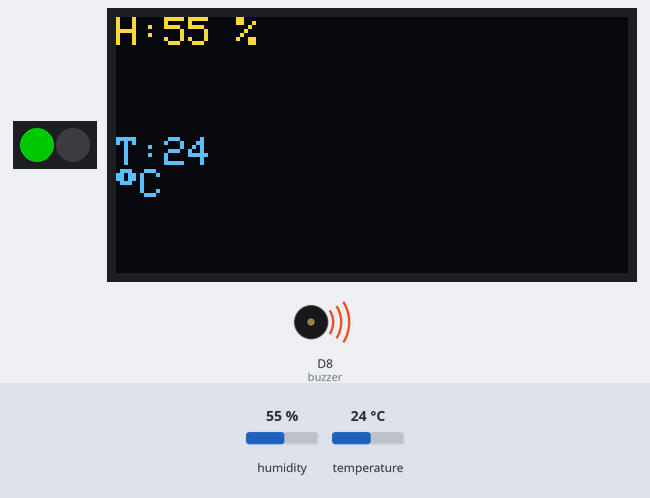
A sketch run on a simulated ESP8266 (NodeMCU). Parts: 2 RGB LEDs in strip order, left to right, 128×64 one-colour display, buzzer (waves = sounding). The inputs (shaded band) are chosen by the test bench; at power-on: temperature 24 °C, humidity 55 %. Dim RGB values are drawn brighter than linear; the OLED is the two-colour kind (top 16 rows yellow); the strip is taken to match the declared colour order.

Above: at 2.2 s.
2.3 s: temperature set to 27.2 °C
At 4.1 s:
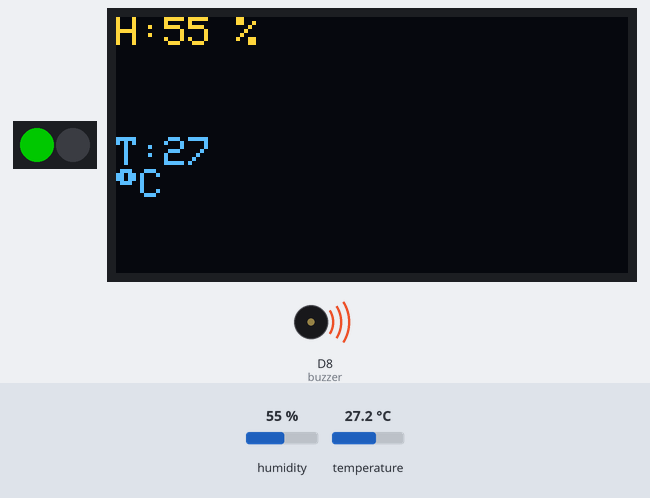
5.0 s: temperature set to 28.6 °C
At 6.1 s:
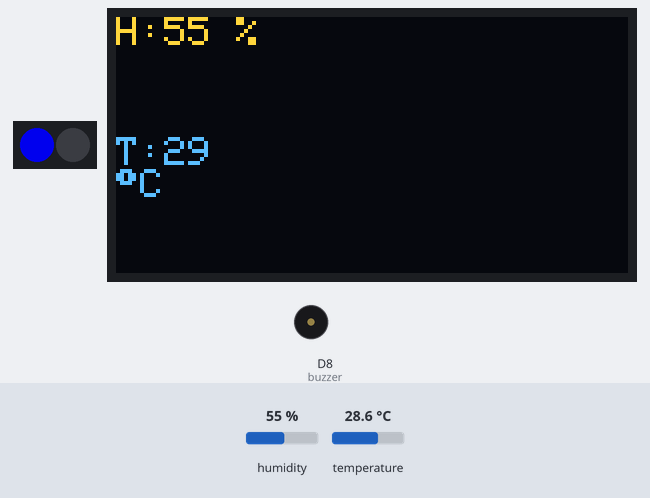
7.7 s: humidity set to 22 %
At 10.2 s:
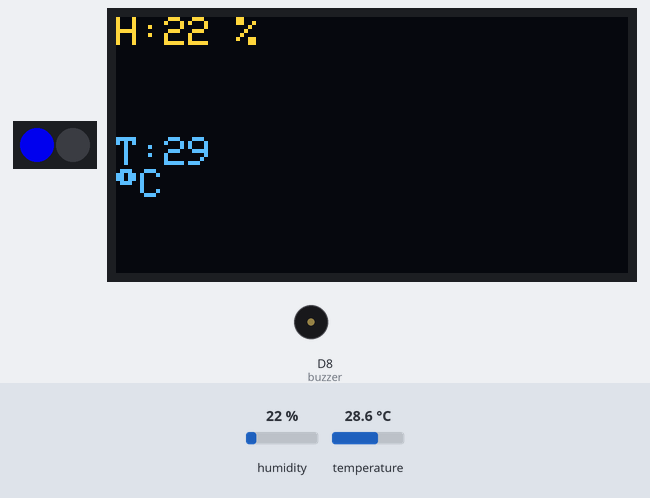
10.6 s: humidity set to 40 %
At 12.2 s:
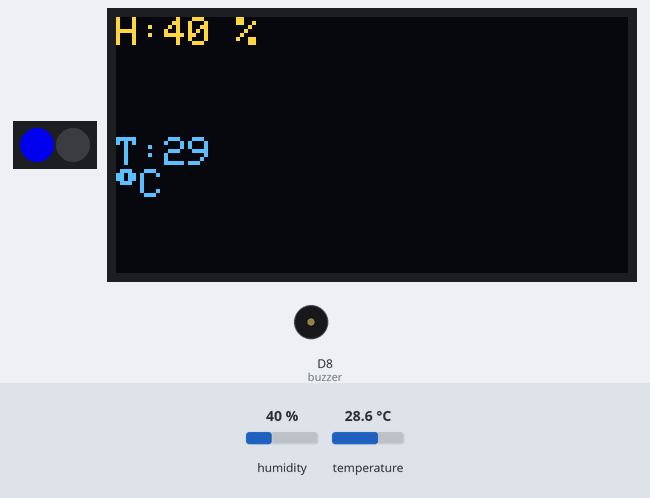
Timing chart, 0 to 13.7 s (numbered marks = the images above; inputs shaded):
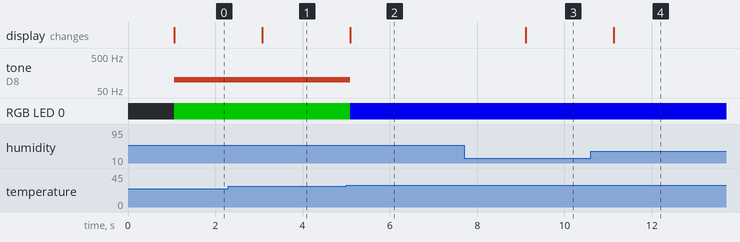

Measured:
- the behaviour switches between 27.9 and 28 °C on temperature (found by bisection; images 1 and 2)
- after the input at 2.3 s, the display: changes after 0.77 s (image 1)
- after the input at 5.0 s, tone on D8 (buzzer): 100 Hz → silent after 0.09 s; RGB LED 0: RGB(0, 100, 0) → RGB(0, 0, 200) after 0.09 s; the display: first changes after 0.09 s (image 2 shows a later state)
- after the input at 7.7 s, the display: changes after 1.4 s (image 3)
- after the input at 10.6 s, the display: changes after 0.53 s (image 4)

The sketch:

led_tem_tone.ino
```cpp
#include "DHT.h"
#include <Wire.h>
#include <SPI.h>
#include <Adafruit_GFX.h>
#include <Adafruit_SSD1306.h>
#define OLED_RESET -1
Adafruit_SSD1306 OLED(OLED_RESET);
#define DHTTYPE DHT22
#define DHTPIN  D4
DHT dht(DHTPIN, DHTTYPE, 15);
#include <Adafruit_NeoPixel.h>
#define NUMSLEDs 2
#define PINSLEDs 10
const int buzzer = D8;
Adafruit_NeoPixel SLEDs = Adafruit_NeoPixel (NUMSLEDs,PINSLEDs,NEO_RGB + NEO_KHZ800);
void setup ()
{
  pinMode(PINSLEDs,OUTPUT);
  SLEDs.begin();
  SLEDs.show();
  Serial.begin(115200);
  OLED.begin(SSD1306_SWITCHCAPVCC, 0x3C);
  pinMode(buzzer,OUTPUT);
  delay(1000);
}
void loop()
{
  float h = dht.readHumidity();
  float t = dht.readTemperature();
  float f = dht.readTemperature(true);
  if (isnan(h) || isnan(t) || isnan(f))
  {
    Serial.println("Failed to read from DHT sensor!");
  }
  else
  {
    OLED.clearDisplay();
    OLED.setTextColor(WHITE);
    OLED.setCursor(0, 0);
    OLED.setTextSize(1);
    OLED.println(String("H:") + String(h, 0) + " %");
    OLED.setCursor(0, 30);
    OLED.println(String("T:") + String(t, 0) + " ");
    OLED.write(247);
    OLED.print("C");
    OLED.display();
  }
  if(t<28)
  {
    SLEDs.setPixelColor(0, SLEDs.Color( 0,100, 0));
    SLEDs.show();
    tone(buzzer,100);
  }
  else if(t>27)
  {
    SLEDs.setPixelColor(0, SLEDs.Color( 0, 0,200));
    SLEDs.show();
    tone(buzzer,0);
  }
}
```
